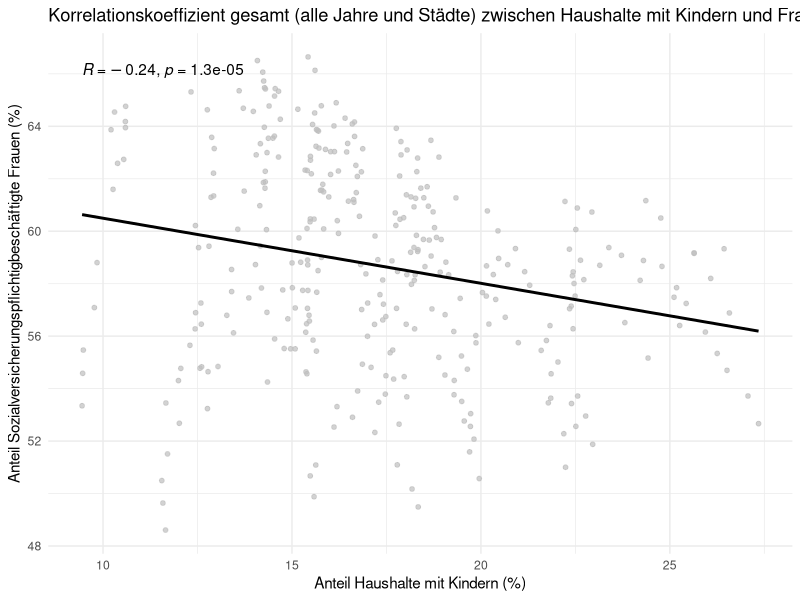
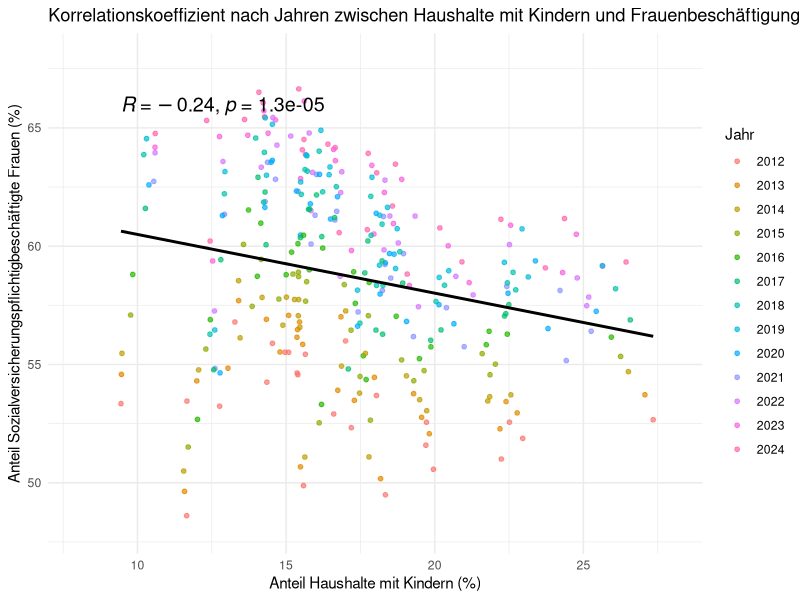
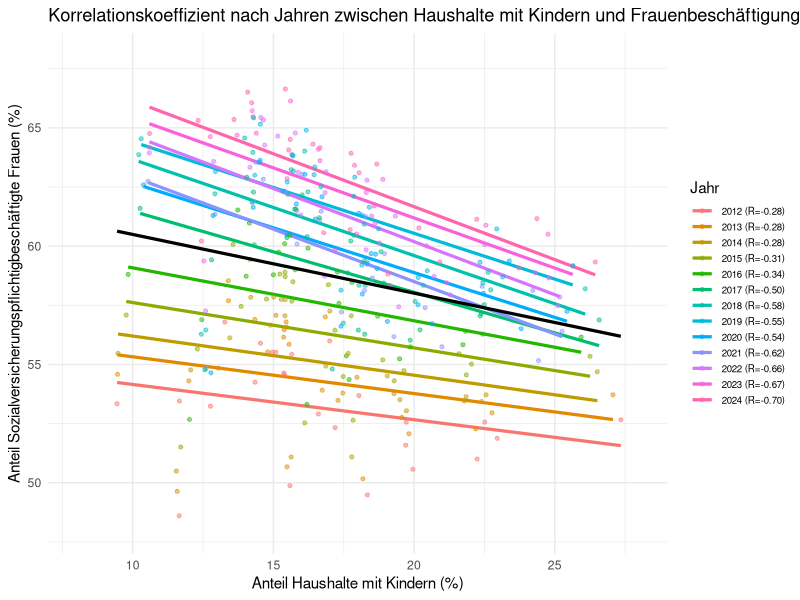
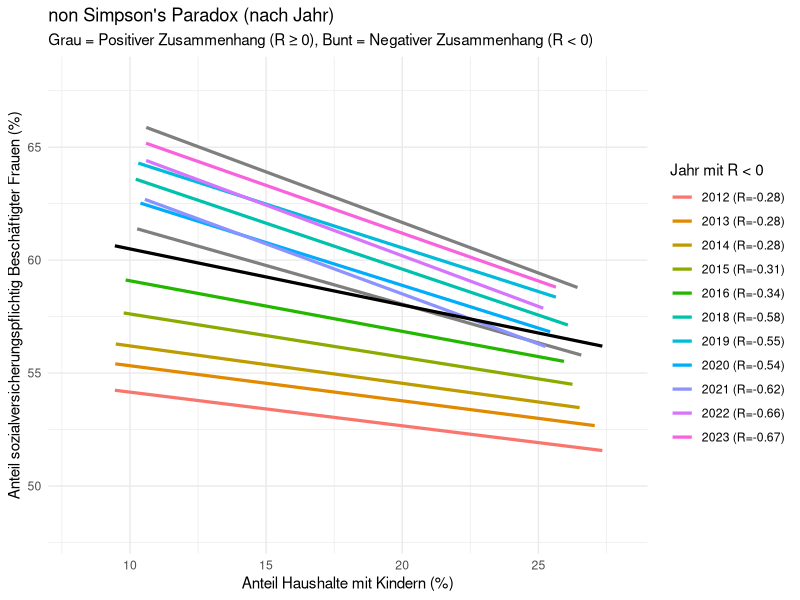
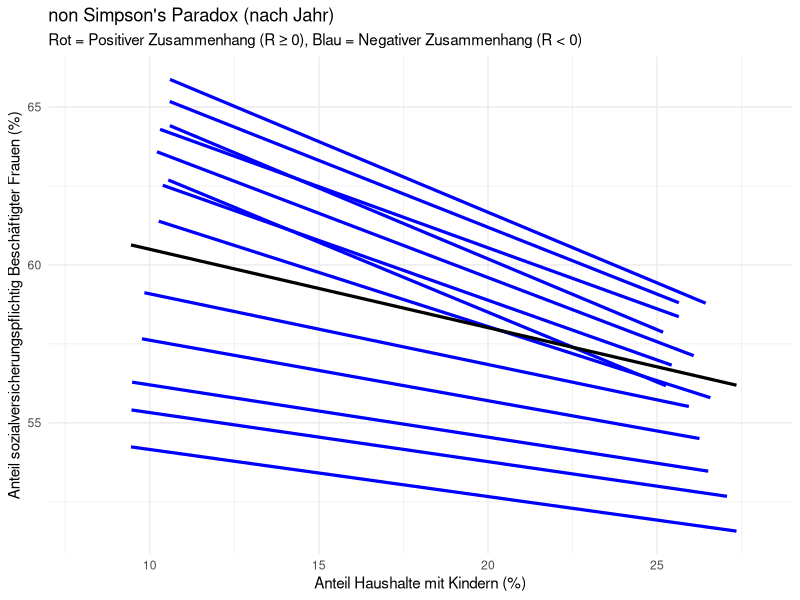

Reproduce these figures in R, in order.
library(readxl)
library(tidyverse)
library(ggpubr)
library(ggplot2)

export_be <- read_excel("data/raw/export_be.xlsx")
be_sheet <- read_excel("data/raw/export_be.xlsx", sheet = "BEVÖLKERUNG")

export_ar <- read_excel("data/raw/export_ar.xlsx")
ar_sheet <- read_excel("data/raw/export_ar.xlsx", sheet = "ARBEITSMARKT")


all_districts_and_city <- be_sheet %>%
  filter(
    Indikator == "Haushalte mit Kindern",
    Ausprägung == "insgesamt"
  ) %>%
  mutate(
    hmk = 100 * `Basiswert 1` / `Basiswert 2`
  )

Sozialversicherungspflichtig_Beschäftigte_anteil_frau <- ar_sheet %>%
  filter(
    Indikator == "Sozialversicherungspflichtig Beschäftigte - Anteil",
    Ausprägung == "weiblich"
  ) %>%
  mutate(
    anteil = 100 * `Basiswert 1` / `Basiswert 2`
  )

korrelations_daten <- inner_join(
  all_districts_and_city, 
  Sozialversicherungspflichtig_Beschäftigte_anteil_frau, 
  by = c("Raumbezug", "Jahr")
)

korrelations_daten_clean <- korrelations_daten %>%
  filter(Raumbezug != "Stadt München")


ggplot(korrelations_daten_clean, aes(x = hmk, y = anteil)) +
  geom_point(size = 1.3, color = "grey", alpha = 0.7) +
  geom_smooth(method = "lm", color = "black", se = FALSE, linewidth = 1) +
  stat_cor(label.x.npc = "left", label.y.npc = "top") + 
  labs(
    title = "Korrelationskoeffizient gesamt (alle Jahre und Städte) zwischen Haushalte mit Kindern und Frauenbeschäftigung",
    x = "Anteil Haushalte mit Kindern (%)",
    y = "Anteil Sozialversicherungspflichtigbeschäftigte Frauen (%)"
  ) +
  theme_minimal()

# ----------------------------------------------------------------------------------
ggplot(korrelations_daten_clean, aes(x = hmk, y = anteil)) +
  geom_point(aes(color = factor(Jahr)), 
             size = 1.3,   
             alpha = 0.7) +   
  geom_smooth(method = "lm", color = "black", se = FALSE, linewidth = 1) +
  stat_cor(
    label.x.npc = "left",   
    label.y.npc = "top",    
    color = "black",
    size = 5
  ) + 
  coord_cartesian(xlim = c(8, 28), ylim = c(48, 68)) +
  labs(
    title = "Korrelationskoeffizient nach Jahren zwischen Haushalte mit Kindern und Frauenbeschäftigung",
    x = "Anteil Haushalte mit Kindern (%)",
    y = "Anteil Sozialversicherungspflichtigbeschäftigte Frauen (%)",
    color = "Jahr"
  ) +
  guides(color = guide_legend(ncol = 1)) + 
  theme_minimal()

# -----------------------------------------------------------------------
plot_data_final_year <- korrelations_daten_clean %>%
  group_by(Jahr) %>% 
  mutate(
    r = cor(hmk, anteil, use = "complete.obs"),
    r_label = sprintf("(R=%.2f)", r),
    Jahr_Label = paste(Jahr, r_label, sep = " ")
  ) %>%
  ungroup()

all_labels_year <- sort(unique(plot_data_final_year$Jahr_Label))
all_colors_year <- scales::hue_pal()(length(all_labels_year))
jahr_palette <- all_colors_year
names(jahr_palette) <- all_labels_year

ggplot(plot_data_final_year, aes(x = hmk, y = anteil)) +
  geom_smooth(aes(color = Jahr_Label, group = Jahr_Label),
              method = "lm", se = FALSE, linewidth = 1.1, alpha = 0.8) +
  geom_point(aes(color = Jahr_Label), size = 1.1, alpha = 0.5) +
  geom_smooth(aes(group = 1), method = "lm", color = "black", linewidth = 1.1, se = FALSE) +
  scale_color_manual(values = jahr_palette) +
  coord_cartesian(xlim = c(8, 28), ylim = c(48, 68)) +
  labs(
    title = "Korrelationskoeffizient nach Jahren zwischen Haushalte mit Kindern und Frauenbeschäftigung",
    x = "Anteil Haushalte mit Kindern (%)",
    y = "Anteil Sozialversicherungspflichtigbeschäftigte Frauen (%)",
    color = "Jahr"
  ) +
  theme_minimal() +
  theme(
    legend.text = element_text(size = 7),
    legend.key.height = unit(0.4, "cm")
  ) +
  guides(color = guide_legend(ncol = 1))


# ----------------------------------------------------------------------------
r_werte_check_year <- korrelations_daten_clean %>%
  group_by(Jahr) %>% 
  summarise(
    r_wert = cor(hmk, anteil)
  ) %>%
  mutate(
    is_negative = r_wert < 0,
    Jahr_Label = paste0(Jahr, " (R=", round(r_wert, 2), ")")
  )

plot_data_highlight_year <- korrelations_daten_clean %>%
  left_join(r_werte_check_year, by = "Jahr") 

ggplot(plot_data_highlight_year, aes(x = hmk, y = anteil)) +
  geom_smooth(
    data = subset(plot_data_highlight_year, is_negative == FALSE),
    aes(group = Jahr), 
    method = "lm", 
    se = FALSE, 
    color = "grey85", 
    linewidth = 0.8,
    alpha = 0.5
  ) +
  geom_smooth(
    data = subset(plot_data_highlight_year, is_negative == TRUE),
    aes(color = Jahr_Label, group = Jahr), 
    method = "lm", 
    se = FALSE, 
    linewidth = 1.1, 
    alpha = 1
  ) +
  geom_smooth(
    aes(group = 1), 
    method = "lm", 
    color = "black", 
    linewidth = 1.1, 
    se = FALSE
  ) +
  scale_color_manual(values = jahr_palette) +
  labs(
    title = "non Simpson's Paradox (nach Jahr)",
    subtitle = "Grau = Positiver Zusammenhang (R ≥ 0), Bunt = Negativer Zusammenhang (R < 0)",
    x = "Anteil Haushalte mit Kindern (%)",
    y = "Anteil sozialversicherungspflichtig Beschäftigter Frauen (%)",
    color = "Jahr mit R < 0" 
  ) +
  coord_cartesian(xlim = c(8, 28), ylim = c(48, 68)) +
  theme_minimal() +
  theme(legend.position = "right")

# ------------------------------------------------------------------------------
plot_data_colored_year <- korrelations_daten_clean %>%
  group_by(Jahr) %>%  
  mutate(
    r_wert = cor(hmk, anteil),
    trend_richtung = ifelse(r_wert >= 0, "positiv", "negativ") 
  ) %>%
  ungroup() 

ggplot(plot_data_colored_year, aes(x = hmk, y = anteil)) +
  geom_smooth(
    aes(
      color = trend_richtung, 
      group = Jahr            
    ), 
    method = "lm", 
    se = FALSE, 
    linewidth = 1.1,    
    alpha = 0.6          
  ) +
  geom_smooth(aes(group = 1), method = "lm", color = "black", linewidth = 1.1, se = FALSE) +
  scale_color_manual(values = c(
    "positiv" = "red",  
    "negativ" = "blue" 
  )) +
  labs(
    title = "non Simpson's Paradox (nach Jahr)",
    subtitle = "Rot = Positiver Zusammenhang (R ≥ 0), Blau = Negativer Zusammenhang (R < 0)",
    x = "Anteil Haushalte mit Kindern (%)",
    y = "Anteil sozialversicherungspflichtig Beschäftigter Frauen (%)"
  ) +
  coord_cartesian(xlim = c(8, 28)) +
  theme_minimal() +
  theme(legend.position = "none")
